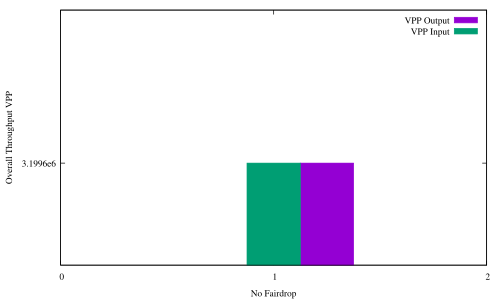

Generate this figure with gnuplot:
#! xgp flow_pps.dat
# Created the Fri Dec  8 02:30:12 CET 2017 with:
#   ____________________________
#  /                            \
# /        xgp        __________/
# \__________________/.:nonsns:.
#
 
#-------------------------------------
# SHAPES:
# (c)ircle  (t)riangle (i)nv.tri.
#           (d)iamond  (s)quare
# FILLING:
# (f)illed  (o)paque  (e)mpty (default)
#-------------------------------------
   s=4  ; es=s  ; fs=s+1 ; os=s+66
   c=6  ; ec=c  ; fc=c+1 ; oc=os+1
   t=8  ; et=t  ; ft=t+1 ; ot=oc+1
   i=10 ; ei=i  ; fi=i+1 ; oi=ot+1
   d=12 ; ed=d  ; fd=d+1 ; od=oi+1
   p=14 ; ep=p  ; fp=p+1 ; op=od+1
#-------------------------------------
#  e.g.:  
#  empty circles vs filled squares
#  plot "file" u 1:3 w p pt ec, 
#           "" u 1:4 w lp pt fs
#-------------------------------------

#Happy gnuplotting


set out "in_out.pdf"
set term pdf font "Times,10"
#set pointsize 1.25

set key top righ
#set ylabel "Per flow rate [pps]"
set xlabel "No Fairdrop"
set xtics 1
set boxwidth 0.25
set style fill solid
#set ytics nomirror
#set y2tics
#set yrange [0:5]
#set y2range [0:6000]
set ylabel "Overall Throughput VPP"
#set y2label "Flow Weight"
#set format y "%.t^.10^%T"
#set ytics 200000
#set yran [1e3:]
#min(a,b)=a<b?a:b
stats 	'flow_pps.dat'	every ::1 using 1 nooutput
total=int(STATS_sum)
print("Total Throughput")
print(total)
#f(x)=total
set yrange [0:8]

plot \
'in_out.dat'	u ($0+1+0.25):($2/1000000):ytic(2)   	t 'VPP Output'  axes x1y1 with boxes ,	\
'in_out.dat'  u ($0+1):($1/1000000):ytic(1)	t 'VPP Input'   axes x1y1 with boxes
#'flow_pps.dat'  u ($0+1-0.25):(f($1)/1000000)           t 'Per Flow Throughput'  axes x1y1 with boxes
